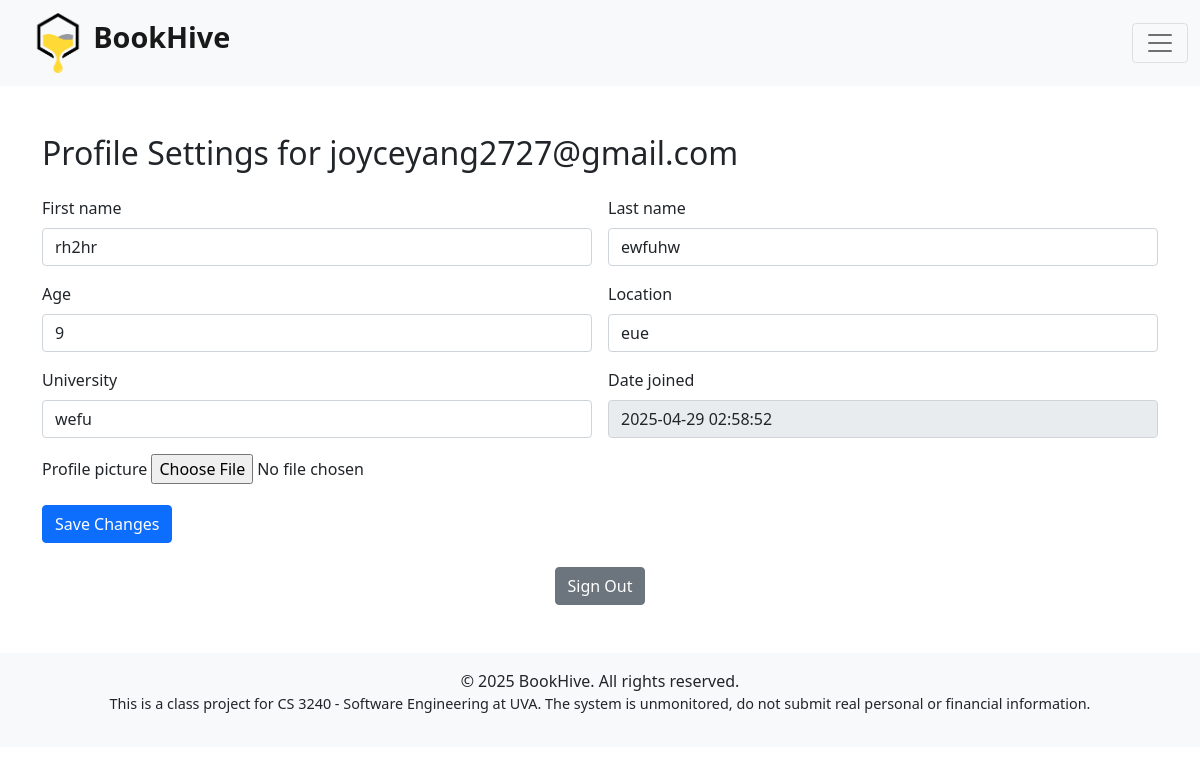
Page /profile-settings/ (signed in) on the committed database.
### home/models.py (models this page shows)
class UserProfile(models.Model):
    user = models.OneToOneField(User, on_delete=models.CASCADE)
    first_name = models.CharField(max_length=255, blank=False, null=True)
    last_name = models.CharField(max_length=255, blank=False, null=True)
    age = models.PositiveIntegerField(blank=True, null=True)
    location = models.CharField(max_length=255, blank=True, null=True)
    university = models.CharField(max_length=255, blank=True, null=True)
    date_joined = models.DateTimeField(default=timezone.now)
    borrowed_books = models.ManyToManyField(Book, blank=True, related_name='borrowed_by')
    class UserType(models.TextChoices):
        LIBRARIAN = "librarian"
        PATRON = "patron"
    user_type = models.CharField(max_length=10, choices=UserType.choices, default=UserType.PATRON)
    profile_picture = models.ImageField(upload_to='profile_pictures/', null=True, blank=True)

### home/views.py (the view)
# urls.py: path('profile-settings/', profile_settings, name='profile_settings'),
@login_required
def profile_settings(request):
    if hasattr(request.user, 'userprofile'):
        user_profile = request.user.userprofile
        created = False
    else:
        user_profile = UserProfile(user=request.user)
        created = True
    if created:
        form = ProfileSettingsForm(request.POST or None, request.FILES or None, instance=user_profile)
    else:
        if user_profile.user_type == 'patron':
            form = PatronProfileSettingsForm(request.POST or None, request.FILES or None, instance=user_profile)
        else:
            form = ProfileSettingsForm(request.POST or None, request.FILES or None, instance=user_profile)
    if request.method == "POST":
        if form.is_valid():
            profile = form.save()
            return redirect("home")
    social_account = SocialAccount.objects.get(user=request.user, provider='google')
    email = social_account.extra_data['email']
    return render(request, "home/profile_settings.html", {"form": form, "email": email})

### home/forms.py (shortened to what this page needs)
class PatronProfileSettingsForm(forms.ModelForm):
    class Meta:
        model = UserProfile
        fields = ['first_name', 'last_name', 'age', 'location', 'university', 'date_joined', 'profile_picture']
        widgets = {
            'first_name': forms.TextInput(attrs={'class': 'form-control'}),
            'last_name': forms.TextInput(attrs={'class': 'form-control'}),
            'age': forms.NumberInput(attrs={'class': 'form-control', 'min': 1}),
            'location': forms.TextInput(attrs={'class': 'form-control'}),
            'university': forms.TextInput(attrs={'class': 'form-control'}),
            'date_joined': forms.DateTimeInput(attrs={'class': 'form-control', 'readonly': True})
        }
    def __init__(self, *args, **kwargs):
        super().__init__(*args, **kwargs)
        if self.instance.pk is not None and self.instance.user_type == 'patron': self.fields.pop('user_type', None)

### home/models.py (called while the page is built)
    def unread(self):
        return self.filter(read=False)

### home/templates/home/profile_settings.html (shortened to what this page needs)
{% extends 'base.html' %}
{% load static %}
{% load socialaccount %}
{% block content %}
<h2 class="mb-4">Profile Settings for {{ email }}</h2>
<form method="post" enctype="multipart/form-data" class="row g-3">
  {% for field in form %}
    <div class="col-md-6">
      <label for="{{ field.id_for_label }}" class="form-label">
        {{ field.label }}
      </label>
      {{ field }}
    </div>
  {% endfor %}
  <div class="col-12">
    <button type="submit" class="btn btn-primary">Save Changes</button>
  </div>
</form>
<div class="mt-4 text-center">
    <a href="{% url 'account_logout' %}" class="btn btn-secondary">
      Sign Out
    </a>
</div>
{% endblock content %}

### rows in the picture
UserProfile: form "rh2hr" "ewfuhw" "9" "eue" "wefu" "2025-04-29 02:58:52"

### other values in the picture
{{ email }} "joyceyang2727@gmail.com"
{{ field.label }} "First name" "Last name" "Age" "Location" "University" "Date joined" "Profile picture"
